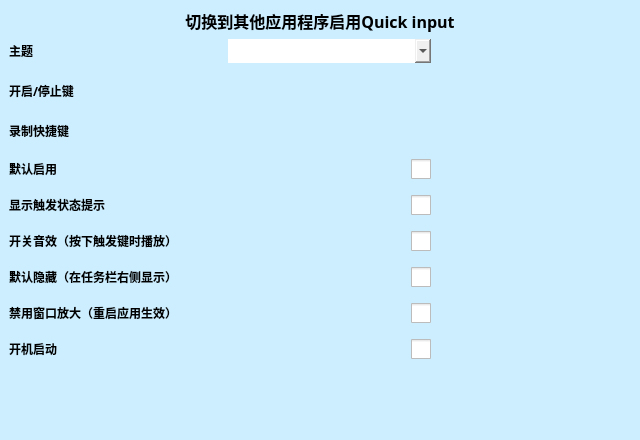
<?xml version="1.0" encoding="UTF-8"?>
<ui version="4.0">
 <class>SettingsUiClass</class>
 <widget class="QWidget" name="SettingsUiClass">
  <property name="geometry">
   <rect>
    <x>0</x>
    <y>0</y>
    <width>640</width>
    <height>440</height>
   </rect>
  </property>
  <property name="sizePolicy">
   <sizepolicy hsizetype="Fixed" vsizetype="Fixed">
    <horstretch>0</horstretch>
    <verstretch>0</verstretch>
   </sizepolicy>
  </property>
  <property name="windowTitle">
   <string>Settings</string>
  </property>
  <layout class="QVBoxLayout" name="verticalLayout_2">
   <property name="spacing">
    <number>0</number>
   </property>
   <property name="leftMargin">
    <number>0</number>
   </property>
   <property name="topMargin">
    <number>0</number>
   </property>
   <property name="rightMargin">
    <number>0</number>
   </property>
   <property name="bottomMargin">
    <number>0</number>
   </property>
   <item>
    <widget class="QWidget" name="clientWidget" native="true">
     <property name="styleSheet">
      <string notr="true">*{color:black;border:none;outline:none;font-size:12px;font-family:&quot;Microsoft YaHei&quot;}QMainWindow,QDialog{border:1px solid gray}#titleWidget{background-color:white}#titleWidget *{font-size:14px}#titleWidget QPushButton,#titleWidget QCheckBox::indicator{background-color:#CCC;width:20px;height:20px;border-radius:10px}#titleWidget QCheckBox::indicator:checked{image:url(:/checked.png)}#clientWidget{background-color:#CEF}QMenu,#clientWidget QLineEdit,#clientWidget QTextEdit,#clientWidget QKeyEdit,#clientWidget QCheckBox::indicator,#clientWidget QRadioButton::indicator,#clientWidget QHeaderView,#clientWidget QHeaderView::section,#clientWidget QTableWidget,#clientWidget QTableWidget QTableCornerButton::section,#clientWidget QComboBox,#clientWidget QComboBox QAbstractItemView{background-color:white;color:black}#clientWidget QPushButton,#clientWidget QTabBar::tab,#clientWidget QTabBar::tab:first,#clientWidget QTabBar::tab:last{background-color:#ADE;color:black}#clientWidget QCheckBox::indicator,#clientWidget QRadioButton::indicator{width:20px;height:20px}#clientWidget QComboBox{padding-left:3px}QMenu::item:selected,#clientWidget QPushButton:hover,#clientWidget QCheckBox::indicator:hover,#clientWidget QRadioButton::indicator:hover,#clientWidget QTableWidget::item:hover,#clientWidget QTabBar::tab:hover,#clientWidget QTabBar::tab:first:hover,#clientWidget QTabBar::tab:last:hover{background-color:#BEF;color:black}#clientWidget QTableWidget::item:selected{background-color:#CEF;color:black}#clientWidget QTabBar::tab:selected,#clientWidget QTabBar::tab:first:selected,#clientWidget QTabBar::tab:last:selected{background-color:#CEF;color:black}#clientWidget QCheckBox::indicator:checked,#clientWidget QRadioButton::indicator:checked{image:url(:/checked.png)}#clientWidget QPushButton:disabled,#clientWidget QCheckBox:disabled,#clientWidget QRadioButton:disabled{color:gray}#clientWidget #bnWndActive,#clientWidget #bnPos,#clientWidget #bnColorRect,#clientWidget #bnImageRect,#clientWidget #bnImageShot{background-color:white}</string>
     </property>
     <layout class="QVBoxLayout" name="verticalLayout">
      <item>
       <widget class="QLabel" name="lbSettings">
        <property name="font">
         <font>
          <family>Microsoft YaHei</family>
          <pointsize>-1</pointsize>
          <weight>75</weight>
          <bold>true</bold>
         </font>
        </property>
        <property name="styleSheet">
         <string notr="true">font-size:16px;</string>
        </property>
        <property name="text">
         <string>切换到其他应用程序启用Quick input</string>
        </property>
        <property name="alignment">
         <set>Qt::AlignCenter</set>
        </property>
       </widget>
      </item>
      <item>
       <layout class="QVBoxLayout" name="box">
        <property name="spacing">
         <number>16</number>
        </property>
        <property name="leftMargin">
         <number>0</number>
        </property>
        <property name="rightMargin">
         <number>200</number>
        </property>
        <item>
         <layout class="QHBoxLayout" name="startBox_2">
          <item>
           <widget class="QLabel" name="lbTheme">
            <property name="sizePolicy">
             <sizepolicy hsizetype="Preferred" vsizetype="Fixed">
              <horstretch>0</horstretch>
              <verstretch>0</verstretch>
             </sizepolicy>
            </property>
            <property name="font">
             <font>
              <family>Microsoft YaHei</family>
              <pointsize>-1</pointsize>
              <weight>75</weight>
              <bold>true</bold>
             </font>
            </property>
            <property name="toolTip">
             <string/>
            </property>
            <property name="text">
             <string>主题</string>
            </property>
           </widget>
          </item>
          <item>
           <widget class="QComboBox" name="cmbTheme">
            <property name="sizePolicy">
             <sizepolicy hsizetype="Preferred" vsizetype="Preferred">
              <horstretch>0</horstretch>
              <verstretch>0</verstretch>
             </sizepolicy>
            </property>
            <property name="minimumSize">
             <size>
              <width>0</width>
              <height>24</height>
             </size>
            </property>
            <property name="font">
             <font>
              <family>Microsoft YaHei</family>
              <pointsize>-1</pointsize>
              <weight>75</weight>
              <bold>true</bold>
             </font>
            </property>
            <property name="focusPolicy">
             <enum>Qt::ClickFocus</enum>
            </property>
            <property name="styleSheet">
             <string notr="true"/>
            </property>
            <property name="frame">
             <bool>false</bool>
            </property>
           </widget>
          </item>
         </layout>
        </item>
        <item>
         <layout class="QHBoxLayout" name="keyBox">
          <item>
           <widget class="QLabel" name="lbKey">
            <property name="sizePolicy">
             <sizepolicy hsizetype="Preferred" vsizetype="Fixed">
              <horstretch>0</horstretch>
              <verstretch>0</verstretch>
             </sizepolicy>
            </property>
            <property name="font">
             <font>
              <family>Microsoft YaHei</family>
              <pointsize>-1</pointsize>
              <weight>75</weight>
              <bold>true</bold>
             </font>
            </property>
            <property name="toolTip">
             <string/>
            </property>
            <property name="text">
             <string>开启/停止键</string>
            </property>
           </widget>
          </item>
          <item>
           <widget class="QKeyEdit" name="hkKey" native="true">
            <property name="sizePolicy">
             <sizepolicy hsizetype="Maximum" vsizetype="Fixed">
              <horstretch>0</horstretch>
              <verstretch>0</verstretch>
             </sizepolicy>
            </property>
            <property name="minimumSize">
             <size>
              <width>150</width>
              <height>24</height>
             </size>
            </property>
            <property name="maximumSize">
             <size>
              <width>16777215</width>
              <height>24</height>
             </size>
            </property>
            <property name="font">
             <font>
              <family>Microsoft YaHei</family>
              <pointsize>-1</pointsize>
              <weight>75</weight>
              <bold>true</bold>
             </font>
            </property>
           </widget>
          </item>
         </layout>
        </item>
        <item>
         <layout class="QHBoxLayout" name="recKeyBox">
          <item>
           <widget class="QLabel" name="lbRec">
            <property name="sizePolicy">
             <sizepolicy hsizetype="Preferred" vsizetype="Fixed">
              <horstretch>0</horstretch>
              <verstretch>0</verstretch>
             </sizepolicy>
            </property>
            <property name="font">
             <font>
              <family>Microsoft YaHei</family>
              <pointsize>-1</pointsize>
              <weight>75</weight>
              <bold>true</bold>
             </font>
            </property>
            <property name="toolTip">
             <string/>
            </property>
            <property name="text">
             <string>录制快捷键</string>
            </property>
           </widget>
          </item>
          <item>
           <widget class="QKeyEdit" name="hkRec" native="true">
            <property name="sizePolicy">
             <sizepolicy hsizetype="Maximum" vsizetype="Fixed">
              <horstretch>0</horstretch>
              <verstretch>0</verstretch>
             </sizepolicy>
            </property>
            <property name="minimumSize">
             <size>
              <width>150</width>
              <height>24</height>
             </size>
            </property>
            <property name="maximumSize">
             <size>
              <width>16777215</width>
              <height>24</height>
             </size>
            </property>
            <property name="font">
             <font>
              <family>Microsoft YaHei</family>
              <pointsize>-1</pointsize>
              <weight>75</weight>
              <bold>true</bold>
             </font>
            </property>
           </widget>
          </item>
         </layout>
        </item>
        <item>
         <layout class="QHBoxLayout" name="defOnBox">
          <item>
           <widget class="QLabel" name="lbDefOn">
            <property name="sizePolicy">
             <sizepolicy hsizetype="Preferred" vsizetype="Fixed">
              <horstretch>0</horstretch>
              <verstretch>0</verstretch>
             </sizepolicy>
            </property>
            <property name="font">
             <font>
              <family>Microsoft YaHei</family>
              <pointsize>-1</pointsize>
              <weight>75</weight>
              <bold>true</bold>
             </font>
            </property>
            <property name="toolTip">
             <string/>
            </property>
            <property name="text">
             <string>默认启用</string>
            </property>
           </widget>
          </item>
          <item>
           <widget class="QCheckBox" name="chbDefOn">
            <property name="sizePolicy">
             <sizepolicy hsizetype="Maximum" vsizetype="Maximum">
              <horstretch>0</horstretch>
              <verstretch>0</verstretch>
             </sizepolicy>
            </property>
            <property name="font">
             <font>
              <family>Microsoft YaHei</family>
              <pointsize>-1</pointsize>
              <weight>75</weight>
              <bold>true</bold>
             </font>
            </property>
            <property name="focusPolicy">
             <enum>Qt::ClickFocus</enum>
            </property>
            <property name="layoutDirection">
             <enum>Qt::RightToLeft</enum>
            </property>
            <property name="text">
             <string/>
            </property>
            <property name="checkable">
             <bool>true</bool>
            </property>
            <property name="autoRepeat">
             <bool>false</bool>
            </property>
            <property name="autoExclusive">
             <bool>false</bool>
            </property>
            <property name="tristate">
             <bool>false</bool>
            </property>
           </widget>
          </item>
         </layout>
        </item>
        <item>
         <layout class="QHBoxLayout" name="tipsBox">
          <item>
           <widget class="QLabel" name="lbShowTips">
            <property name="sizePolicy">
             <sizepolicy hsizetype="Preferred" vsizetype="Fixed">
              <horstretch>0</horstretch>
              <verstretch>0</verstretch>
             </sizepolicy>
            </property>
            <property name="font">
             <font>
              <family>Microsoft YaHei</family>
              <pointsize>-1</pointsize>
              <weight>75</weight>
              <bold>true</bold>
             </font>
            </property>
            <property name="toolTip">
             <string/>
            </property>
            <property name="text">
             <string>显示触发状态提示</string>
            </property>
           </widget>
          </item>
          <item>
           <widget class="QCheckBox" name="chbShowTips">
            <property name="sizePolicy">
             <sizepolicy hsizetype="Maximum" vsizetype="Maximum">
              <horstretch>0</horstretch>
              <verstretch>0</verstretch>
             </sizepolicy>
            </property>
            <property name="font">
             <font>
              <family>Microsoft YaHei</family>
              <pointsize>-1</pointsize>
              <weight>75</weight>
              <bold>true</bold>
             </font>
            </property>
            <property name="focusPolicy">
             <enum>Qt::ClickFocus</enum>
            </property>
            <property name="layoutDirection">
             <enum>Qt::RightToLeft</enum>
            </property>
            <property name="text">
             <string/>
            </property>
            <property name="checkable">
             <bool>true</bool>
            </property>
            <property name="autoRepeat">
             <bool>false</bool>
            </property>
            <property name="autoExclusive">
             <bool>false</bool>
            </property>
            <property name="tristate">
             <bool>false</bool>
            </property>
           </widget>
          </item>
         </layout>
        </item>
        <item>
         <layout class="QHBoxLayout" name="audfxBox">
          <item>
           <widget class="QLabel" name="lbAudFx">
            <property name="sizePolicy">
             <sizepolicy hsizetype="Preferred" vsizetype="Fixed">
              <horstretch>0</horstretch>
              <verstretch>0</verstretch>
             </sizepolicy>
            </property>
            <property name="font">
             <font>
              <family>Microsoft YaHei</family>
              <pointsize>-1</pointsize>
              <weight>75</weight>
              <bold>true</bold>
             </font>
            </property>
            <property name="toolTip">
             <string/>
            </property>
            <property name="text">
             <string>开关音效（按下触发键时播放）</string>
            </property>
           </widget>
          </item>
          <item>
           <widget class="QCheckBox" name="chbAudFx">
            <property name="sizePolicy">
             <sizepolicy hsizetype="Maximum" vsizetype="Maximum">
              <horstretch>0</horstretch>
              <verstretch>0</verstretch>
             </sizepolicy>
            </property>
            <property name="font">
             <font>
              <family>Microsoft YaHei</family>
              <pointsize>-1</pointsize>
              <weight>75</weight>
              <bold>true</bold>
             </font>
            </property>
            <property name="focusPolicy">
             <enum>Qt::ClickFocus</enum>
            </property>
            <property name="layoutDirection">
             <enum>Qt::RightToLeft</enum>
            </property>
            <property name="text">
             <string/>
            </property>
            <property name="checkable">
             <bool>true</bool>
            </property>
            <property name="autoRepeat">
             <bool>false</bool>
            </property>
            <property name="autoExclusive">
             <bool>false</bool>
            </property>
            <property name="tristate">
             <bool>false</bool>
            </property>
           </widget>
          </item>
         </layout>
        </item>
        <item>
         <layout class="QHBoxLayout" name="defHideBox">
          <item>
           <widget class="QLabel" name="lbMinMode">
            <property name="sizePolicy">
             <sizepolicy hsizetype="Preferred" vsizetype="Fixed">
              <horstretch>0</horstretch>
              <verstretch>0</verstretch>
             </sizepolicy>
            </property>
            <property name="font">
             <font>
              <family>Microsoft YaHei</family>
              <pointsize>-1</pointsize>
              <weight>75</weight>
              <bold>true</bold>
             </font>
            </property>
            <property name="toolTip">
             <string/>
            </property>
            <property name="text">
             <string>默认隐藏（在任务栏右侧显示）</string>
            </property>
           </widget>
          </item>
          <item>
           <widget class="QCheckBox" name="chbMinMode">
            <property name="sizePolicy">
             <sizepolicy hsizetype="Maximum" vsizetype="Maximum">
              <horstretch>0</horstretch>
              <verstretch>0</verstretch>
             </sizepolicy>
            </property>
            <property name="font">
             <font>
              <family>Microsoft YaHei</family>
              <pointsize>-1</pointsize>
              <weight>75</weight>
              <bold>true</bold>
             </font>
            </property>
            <property name="focusPolicy">
             <enum>Qt::ClickFocus</enum>
            </property>
            <property name="layoutDirection">
             <enum>Qt::RightToLeft</enum>
            </property>
            <property name="text">
             <string/>
            </property>
            <property name="checkable">
             <bool>true</bool>
            </property>
            <property name="autoRepeat">
             <bool>false</bool>
            </property>
            <property name="autoExclusive">
             <bool>false</bool>
            </property>
            <property name="tristate">
             <bool>false</bool>
            </property>
           </widget>
          </item>
         </layout>
        </item>
        <item>
         <layout class="QHBoxLayout" name="zoomBox">
          <item>
           <widget class="QLabel" name="lbZoomBlock">
            <property name="sizePolicy">
             <sizepolicy hsizetype="Preferred" vsizetype="Fixed">
              <horstretch>0</horstretch>
              <verstretch>0</verstretch>
             </sizepolicy>
            </property>
            <property name="font">
             <font>
              <family>Microsoft YaHei</family>
              <pointsize>-1</pointsize>
              <weight>75</weight>
              <bold>true</bold>
             </font>
            </property>
            <property name="toolTip">
             <string/>
            </property>
            <property name="text">
             <string>禁用窗口放大（重启应用生效）</string>
            </property>
           </widget>
          </item>
          <item>
           <widget class="QCheckBox" name="chbZoomBlock">
            <property name="sizePolicy">
             <sizepolicy hsizetype="Maximum" vsizetype="Maximum">
              <horstretch>0</horstretch>
              <verstretch>0</verstretch>
             </sizepolicy>
            </property>
            <property name="font">
             <font>
              <family>Microsoft YaHei</family>
              <pointsize>-1</pointsize>
              <weight>75</weight>
              <bold>true</bold>
             </font>
            </property>
            <property name="focusPolicy">
             <enum>Qt::ClickFocus</enum>
            </property>
            <property name="layoutDirection">
             <enum>Qt::RightToLeft</enum>
            </property>
            <property name="text">
             <string/>
            </property>
            <property name="checkable">
             <bool>true</bool>
            </property>
            <property name="autoRepeat">
             <bool>false</bool>
            </property>
            <property name="autoExclusive">
             <bool>false</bool>
            </property>
            <property name="tristate">
             <bool>false</bool>
            </property>
           </widget>
          </item>
         </layout>
        </item>
        <item>
         <layout class="QHBoxLayout" name="startBox">
          <item>
           <widget class="QLabel" name="lbStart">
            <property name="sizePolicy">
             <sizepolicy hsizetype="Preferred" vsizetype="Fixed">
              <horstretch>0</horstretch>
              <verstretch>0</verstretch>
             </sizepolicy>
            </property>
            <property name="font">
             <font>
              <family>Microsoft YaHei</family>
              <pointsize>-1</pointsize>
              <weight>75</weight>
              <bold>true</bold>
             </font>
            </property>
            <property name="toolTip">
             <string/>
            </property>
            <property name="text">
             <string>开机启动</string>
            </property>
           </widget>
          </item>
          <item>
           <widget class="QCheckBox" name="chbStart">
            <property name="sizePolicy">
             <sizepolicy hsizetype="Maximum" vsizetype="Maximum">
              <horstretch>0</horstretch>
              <verstretch>0</verstretch>
             </sizepolicy>
            </property>
            <property name="font">
             <font>
              <family>Microsoft YaHei</family>
              <pointsize>-1</pointsize>
              <weight>75</weight>
              <bold>true</bold>
             </font>
            </property>
            <property name="focusPolicy">
             <enum>Qt::ClickFocus</enum>
            </property>
            <property name="layoutDirection">
             <enum>Qt::RightToLeft</enum>
            </property>
            <property name="text">
             <string/>
            </property>
            <property name="checkable">
             <bool>true</bool>
            </property>
            <property name="autoRepeat">
             <bool>false</bool>
            </property>
            <property name="autoExclusive">
             <bool>false</bool>
            </property>
            <property name="tristate">
             <bool>false</bool>
            </property>
           </widget>
          </item>
         </layout>
        </item>
        <item>
         <spacer name="verticalSpacer">
          <property name="orientation">
           <enum>Qt::Vertical</enum>
          </property>
          <property name="sizeType">
           <enum>QSizePolicy::Expanding</enum>
          </property>
          <property name="sizeHint" stdset="0">
           <size>
            <width>0</width>
            <height>0</height>
           </size>
          </property>
         </spacer>
        </item>
       </layout>
      </item>
     </layout>
    </widget>
   </item>
  </layout>
 </widget>
 <customwidgets>
  <customwidget>
   <class>QKeyEdit</class>
   <extends>QWidget</extends>
   <header>QKeyEdit.h</header>
  </customwidget>
 </customwidgets>
 <resources>
  <include location="../.res/QuickInput.qrc"/>
 </resources>
 <connections/>
</ui>
